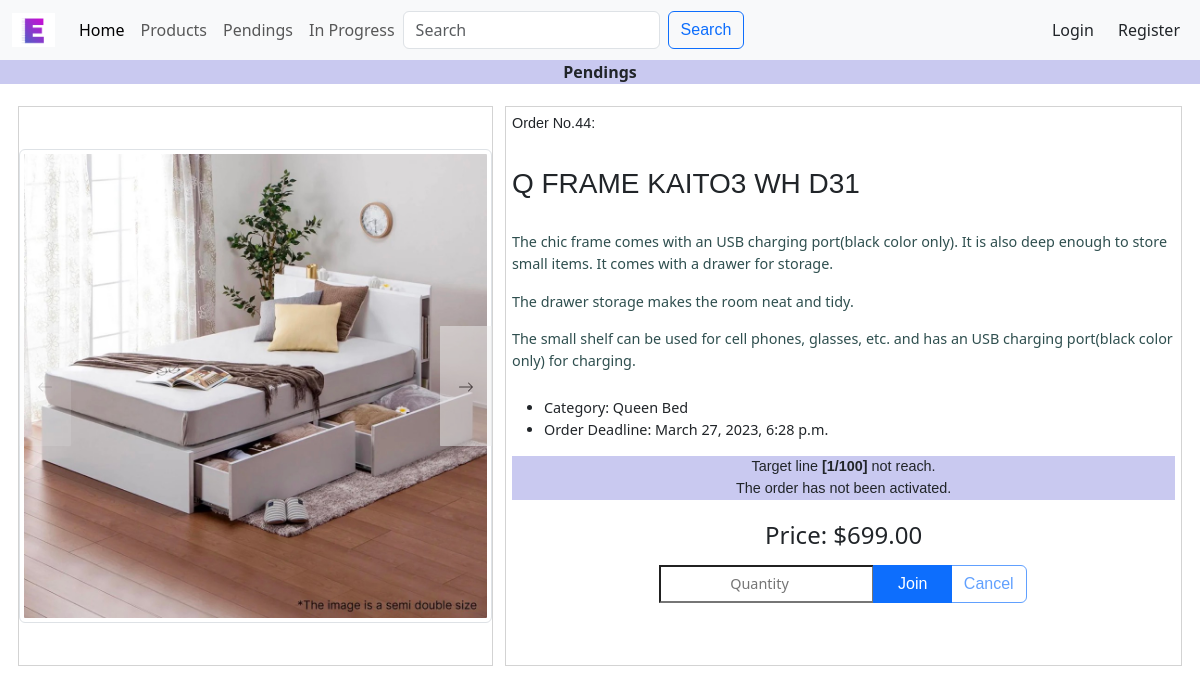
/order/44, run on the app's committed database.
### esb/models.py (models this page shows, shortened)
class ProductImage(models.Model):
    product = models.ForeignKey(
        Product, on_delete=models.CASCADE, related_name="product_image")
    image = models.ImageField(upload_to="esb/static/esb/image")
    index = models.PositiveIntegerField(default=1, editable=False)
    class Meta:
        ordering = ["-product__id", "index"]

class PurchaseOrder(models.Model):
    product = models.ForeignKey(
        Product, on_delete=models.CASCADE, related_name="order_product"
    )
    date_time = models.DateTimeField(null=True)
    target_quantity = models.IntegerField()
    @property
    def is_expired(self):
        return timezone.now() >= self.date_time
    @property
    def total_quantity(self):
        return sum([purchase.quantity for purchase in self.customer_purchases.all()])
    @property
    def reach_target(self):
        total_quantity = sum(
            [purchase.quantity for purchase in self.customer_purchases.all()]
        )
        return total_quantity >= self.target_quantity

class Product(models.Model):
    title = models.CharField(max_length=100)
    description = models.TextField(max_length=1000)
    category = models.ForeignKey(
        Category,
        on_delete=models.SET_NULL,
        blank=True,
        null=True,
        related_name="categories",
    )
    price = models.DecimalField(max_digits=10, decimal_places=2)
    active = models.BooleanField(default=False)
    created_at = models.DateTimeField(auto_now_add=True)
    updated_at = models.DateTimeField(auto_now=True)
    class Meta:
        ordering = ["-active", "id"]

class Category(models.Model):
    title = models.CharField(max_length=32, null=True, blank=True)
    type = models.CharField(max_length=32)
    def __str__(self):
        if self.title:
            return self.title
        else:
            return self.type
    class Meta:
        verbose_name_plural = "Categories"
        ordering = ["type", "title"]

class CustomerPurchase(models.Model):
    customer = models.ForeignKey(
        Customer, on_delete=models.CASCADE, related_name="customer_purchases"
    )
    purchase = models.ForeignKey(
        PurchaseOrder, on_delete=models.CASCADE, related_name="customer_purchases"
    )
    quantity = models.IntegerField()

### esb/views.py (the view, shortened to what this page needs)
# urls.py: path("order/<int:order_id>", views.order_page, name="order_page"),
def order_page(request, order_id):
    try:
        p_order = PurchaseOrder.objects.get(pk=order_id)
    except PurchaseOrder.DoesNotExist:
        return HttpResponse("This Purchase Order is invalid.")
    if request.method == "GET":
        try:
            user = User.objects.get(username=request.user.username)
            customer = Customer.objects.get(user=user)
        except (User.DoesNotExist, Customer.DoesNotExist):
            return render(request, "esb/order.html", {
                "p_order": p_order,
            })

### esb/templates/esb/order.html (shortened to what this page needs)
{% extends 'esb/layout.html' %}
{% load static %}
{% block body %}
    {% if p_order.reach_target %}
        <p id="order-status" style="background-color: rgba(121, 250, 121, 0.767);">In Progress</p>
    {% else %}
        <p id="order-status" style="background-color: rgba(170, 170, 231, 0.632);">Pendings</p>
    {% endif %}
    <div id="div-order">
        <div id="div-order-img">
            {% for image in p_order.product.product_image.all %}
            <img src="{{ image.image.url }}" alt="{{ image.product.title }}" class="img-thumbnail" style="display:none;"
                id="index{{ image.index }}">
            {% endfor %}
            <button id="prev-image" onclick="toggleImage('prev')">
                <svg xmlns="http://www.w3.org/2000/svg" width="16" height="16" fill="currentColor" class="bi bi-arrow-left"
                    viewBox="0 0 16 16">
                    <path fill-rule="evenodd"
                        d="M15 8a.5.5 0 0 0-.5-.5H2.707l3.147-3.146a.5.5 0 1 0-.708-.708l-4 4a.5.5 0 0 0 0 .708l4 4a.5.5 0 0 0 .708-.708L2.707 8.5H14.5A.5.5 0 0 0 15 8z" />
                </svg>
            </button>
            <button id="next-image" onclick="toggleImage('next')">
                <svg xmlns="http://www.w3.org/2000/svg" width="16" height="16" fill="currentColor" class="bi bi-arrow-right"
                    viewBox="0 0 16 16">
                    <path fill-rule="evenodd"
                        d="M1 8a.5.5 0 0 1 .5-.5h11.793l-3.147-3.146a.5.5 0 0 1 .708-.708l4 4a.5.5 0 0 1 0 .708l-4 4a.5.5 0 0 1-.708-.708L13.293 8.5H1.5A.5.5 0 0 1 1 8z" />
                </svg>
            </button>
        </div>
        <div id="div-order-body">
            <div id="div-order-body-no">
                Order No.<span id="order-no">{{ p_order.id}}</span>:
            </div>
            <h3 style="font-family: sans-serif;min-height:2em;">{{ p_order.product.title }}</h3>
            <div id="div-body-description">
                {{ p_order.product.description | linebreaks }}
            </div>
            <br>
            <ul>
                <li>Category: {{ p_order.product.category}}</li>
                <li>Order Deadline: {{ p_order.date_time }}</li>
            </ul>
            {% if p_order.is_expired %}
                <div class="text-bg-secondary p-3" style="text-align:center;">This order has expired</div>
            {% else %}
                {% if p_order.reach_target %}
                <div class="div-target" style="text-align:center;background-color: rgba(121, 250, 121, 0.767);">
                    Target line <span id="span-target" style="font-weight:bold;">[{{ p_order.total_quantity }}/{{ p_order.target_quantity }}]</span> reached.<br>
                    The order has been activated.<br>
                    Since the order has been activated, <span style="font-weight:bold;">you cannot cancel the order.</span>
                </div>
                {% else %}
                <div class="div-target" style="text-align:center;background-color: rgba(170, 170, 231, 0.632);">
                    Target line <span id="span-target" style="font-weight:bold;">[{{ p_order.total_quantity }}/{{ p_order.target_quantity }}]</span> not reach.<br>
                    The order has not been activated.<br>
                </div>
                {% endif %}
                <br>
                <h4 style="text-align:center;">Price: ${{ p_order.product.price }}</h4>
                <div style="text-align:center;padding-top:1%;">
                    <form id="form-join" method="post" action="{% url 'order_page' p_order.id %}">
                        <div class="input-group" style="justify-content:center;">
                        {% if cus_in_order %}
                            {% if p_order.reach_target %}
                                <input type="number" required min="{{ cus_order_quantity }}" value="{{ cus_order_quantity }}" style="text-align:center;" name="join">
                                <button class="btn btn-primary" type="submit" id="btn-join" name="action" value="join">Edit</button>
                                <button disabled class="btn btn-outline-primary" type="submit" id="btn-cancel" name="action" value="delete">Cancel</button>
                            {% else %}
                                <input type="number"  required min="1" placeholder="Quantity" name="join" style="text-align:center;">
                                <button class="btn btn-primary" type="submit" id="btn-join" name="action" value="join">Edit</button>
                                <button class="btn btn-outline-primary" type="submit" id="btn-cancel" name="action" value="delete" formnovalidate>Cancel</button>
                            {% endif %}
                        {% else %}
                            <input type="number" required min="1" placeholder="Quantity" style="text-align:center;" name="join">
                            <button class="btn btn-primary" type="submit" id="btn-join" name="action" value="join">Join</button>
                            <button  disabled class="btn btn-outline-primary" type="submit" id="btn-cancel" name="action" value="delete">Cancel</button>
                        {% endif %}
                        </div>
                    </form>
                </div>
            {% endif %}
        </div>
    </div>
{% endblock %}

### esb/static/esb/styles.css (style rules this page uses)
body { padding-top: 3.75rem; padding-bottom: 3.75rem; }
.btn { font-family: 'Gill Sans', 'Gill Sans MT', Calibri, 'Trebuchet MS', sans-serif; }
#btn-join { width: calc(3.4rem + 2vw); }
#order-status { font-weight: bolder; text-align: center; }
@media (min-width: 1001px) { #div-order { margin: 1%; width: 99vw; height: 70vh; font-size: calc(0.6rem + 0.4vw); } }
@media (min-width: 1001px) { #div-order-img { display: flex; justify-content: center; align-items: center; margin: 0 auto; float: left; width: 40%; height: 100%; border: solid 1px #d3d3d3; margin: 0.5%; position:relative; } }
@media (min-width: 1001px) { #div-order-body-no { height: 10%; font-family:'Gill Sans', 'Gill Sans MT', Calibri, 'Trebuchet MS', sans-serif; } }
@media (min-width: 1001px) { #div-order-body { float: left; text-align: left; margin: 0.5%; padding: 0.5%; width: 57%; border: solid 1px #d3d3d3; height: 100%; } }
@media (min-width: 1001px) { #div-body-description { width: 100%; height: 10em; overflow: scroll; color: darkslategray; } }
.div-target { font-family: 'Gill Sans', 'Gill Sans MT', Calibri, 'Trebuchet MS', sans-serif; }
#prev-image, #next-image { position: absolute; top: 50%; transform: translateY(-50%); opacity: 0.5; width: calc(1rem + 3vw); height: calc(5rem + 5vh); border-radius: 1%; border: none; }
#prev-image { left: 0; }
#next-image { right: 0; }

### data on the page
ProductImage: image (picture)
PurchaseOrder: id "44", product "Q FRAME KAITO3 WH D31", product.description "The chic frame comes with an USB charging port(black color only). It is also deep enough to store small items. It comes with a drawer for storage. The drawer storage makes the room neat and tidy. The small shelf can be used for cell phones, glasses, etc. and has an USB charging port(black color only) for charging.", product.category "Queen Bed", date_time "March 27, 2023, 6:28 p.m.", total_quantity "1", target_quantity "100", product.price "699.00"
